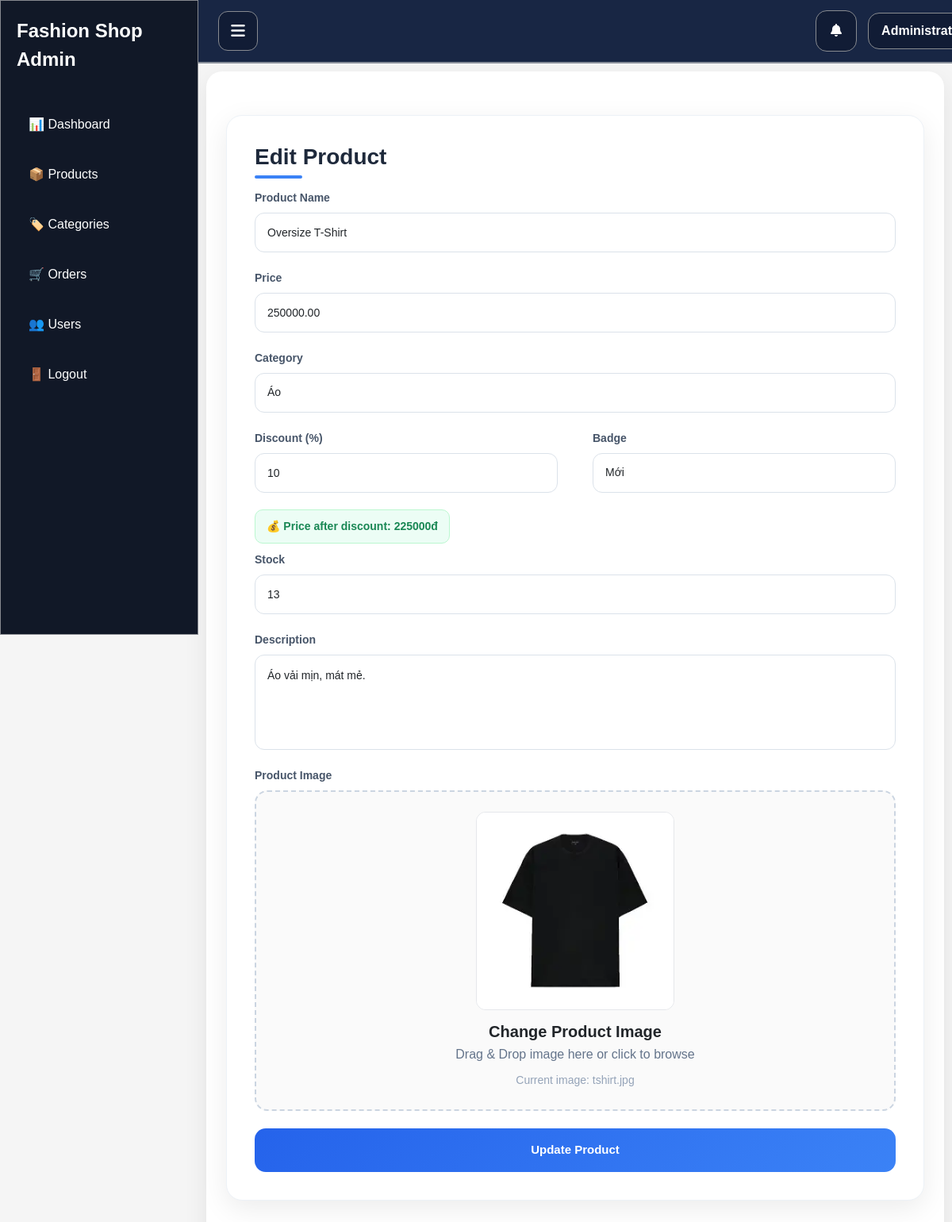
Page /admin/products/edit.php?id=1 (signed in) on the committed database.
### tables this page shows
CREATE TABLE `products` (
  `id` int(11) NOT NULL,
  `category_id` int(11) NOT NULL,
  `name` varchar(255) NOT NULL,
  `price` decimal(10,2) NOT NULL,
  `image` varchar(255) DEFAULT NULL,
  `description` text DEFAULT NULL,
  `stock` int(11) DEFAULT 0,
  `created_at` timestamp NOT NULL DEFAULT current_timestamp(),
  `sold` int(11) DEFAULT 0,
  `discount_percent` int(3) DEFAULT 0,
  `badge` varchar(20) DEFAULT NULL,
  `rating` decimal(2,1) DEFAULT 0.0,
  `review_count` int(11) DEFAULT 0
);

CREATE TABLE `categories` (
  `id` int(11) NOT NULL,
  `name` varchar(100) NOT NULL,
  `icon` varchar(20) DEFAULT NULL
);

### admin/products/edit.php (the view, shortened to what this page needs)
<?php
include("../../config/config.php");
$id = $_GET['id'];
$product_sql = "
    SELECT *
    FROM products
    WHERE id = '$id'
";
$product_result = mysqli_query($conn, $product_sql);
$product = mysqli_fetch_assoc($product_result);
$category_sql = "SELECT * FROM categories";
$categories = mysqli_query($conn, $category_sql);
?>
<!DOCTYPE html>
<html>
<head>
    <link
        href="https://cdn.jsdelivr.net/npm/bootstrap@5.3.3/dist/css/bootstrap.min.css"
        rel="stylesheet">
    <link rel="stylesheet" href="../assets/css/admin.css">
</head>
<body>
<div class="admin-layout">
    <?php include("../includes/sidebar.php"); ?>
    <div class="main-content">
        <?php include("../includes/header.php"); ?>
        <div class="table-card">
            <div class="table-border">
                <h2 class="mb-4">
                    Edit Product
                </h2>
                <form method="POST" enctype="multipart/form-data">
                    <div class="mb-3">
                        <label>Product Name</label>
                        <input
                            type="text"
                            name="name"
                            value="<?= $product['name'] ?>"
                            class="form-control">
                    </div>
                    <div class="mb-3">
                        <label>Price</label>
                        <input
                            type="number"
                            name="price"
                            value="<?= $product['price'] ?>"
                            class="form-control">
                    </div>
                    <div class="mb-3">
                        <label>Category</label>
                        <select
                            name="category_id"
                            class="form-control">
                            <?php while($cat = mysqli_fetch_assoc($categories)) { ?>
                                <option
                                    value="<?= $cat['id'] ?>"
                                    <?= $cat['id'] == $product['category_id']
                                        ? 'selected'
                                        : '' ?>>
                                    <?= $cat['name'] ?>
                                </option>
                            <?php } ?>
                        </select>
                    </div>
                    <div class="row">
                        <div class="col-md-6 mb-3">
                            <label>Discount (%)</label>
                            <input
                                type="number"
                                name="discount_percent"
                                class="form-control"
                                min="0"
                                max="100"
                                value="<?= $product['discount_percent'] ?>">
                        </div>
                        <div class="col-md-6 mb-3">
                            <label>Badge</label>
                            <select
                                name="badge"
                                class="form-control">
                                <option value=""
                                    <?= $product['badge'] == ''
                                        ? 'selected'
                                        : '' ?>>
                                <option value="new"
                                    <?= $product['badge'] == 'new'
                                        ? 'selected'
                                        : '' ?>>
                                    Mới
                                </option>
                            </select>
                        </div>
                    </div>
                    <div class="mt-2">
                        <small id="discountPreview" class="text-success">
                            💰 Price after discount: <?= $product['price'] - ($product['price'] * $product['discount_percent'] / 100) ?>đ
                        </small>
                    </div>
                    <div class="mb-3">
                        <label>Stock</label>
                        <input
                            type="number"
                            name="stock"
                            value="<?= $product['stock'] ?>"
                            class="form-control">
                    </div>
                    <div class="mb-3">
                        <label>Description</label>
                        <textarea
                            name="description"
                            class="form-control"><?=
                        htmlspecialchars(trim($product['description']))
                        ?></textarea>
                    </div>
                    <div class="mb-3">
                        <label class="form-label">
                            Product Image
                        </label>
                        <div class="upload-area" id="uploadArea">
                            <img
                                src="../../assets/uploads/products/<?= $product['image'] ?>"
                                id="imagePreview"
                                class="preview-image">
                            <div class="upload-content">
                                <h5>
                                    Change Product Image
                                </h5>
                                <p>
                                    Drag & Drop image here or click to browse
                                </p>
                                <small id="fileInfo">
                                    Current image:
                                    <?= htmlspecialchars($product['image']) ?>
                                </small>
                            </div>
                        </div>
                    </div>
                    <button
                        type="submit"
                        name="update_product"
                        class="btn-product-save">
                        Update Product
                    </button>
                </form>
            </div>
        </div>
    </div>
    </div>
</body>
</html>

### admin/assets/css/admin.css (style rules this page uses)
* { margin: 0; padding: 0; box-sizing: border-box; }
body { font-family: Arial, sans-serif; background: #f5f5f5; margin: 0; }
.admin-layout { display: flex; }
.main-content { margin-left: 260px; width: calc(100% - 260px); padding: 0; }
.table-border { max-width: 900px; margin: 30px auto; background: #fff; border-radius: 20px; padding: 35px; box-shadow: 0 10px 35px rgba(0,0,0,.08); border: 1px solid #edf2f7; }
.table-border h2 { font-size: 28px; font-weight: 700; color: #1e293b; margin-bottom: 30px; position: relative; }
.table-border h2::after { content:''; width:60px; height:4px; background:#3b82f6; border-radius:10px; position:absolute; left:0; bottom:-10px; }
.table-border label { font-size:14px; font-weight:600; color:#475569; margin-bottom:8px; display:block; }
.form-control { height:50px; border:1px solid #dbe2ea; border-radius:12px; padding:0 15px; font-size:14px; transition:.25s; box-shadow:none !important; }
textarea.form-control { height:120px; padding:15px; resize:none; }
.row { display:flex; gap:20px; }
.col-md-6 { flex:1; }
.upload-area { border: 2px dashed #cbd5e1; border-radius: 16px; padding: 25px; text-align: center; cursor: pointer; transition: .3s; background: #fafafa; }
.preview-image { width: 250px; height: 250px; object-fit: cover; border-radius: 12px; margin-bottom: 15px; border: 1px solid #e5e7eb; }
.upload-content h5 { font-weight: 700; margin-bottom: 5px; }
.upload-content p { color: #64748b; margin-bottom: 8px; }
.upload-content small { color: #94a3b8; }
.text-success { display:inline-flex; align-items:center; gap:8px; margin-top:-10px; margin-bottom:10px; padding:10px 14px; background:#ecfdf5; border:1px solid #bbf7d0; border-radius:10px; color:#15803d; font-size:14px; font-weight:600; }
.mb-3 { margin-bottom:22px !important; }
.btn-product-save { width:100%; height:55px; border:none; border-radius:14px; background:linear-gradient( 135deg, #2563eb, #3b82f6 ); color:#fff; font-size:15px; font-weight:700; transition:.3s; }
.table-card { background:#fff; border-radius:20px; padding:25px; box-shadow:0 10px 30px rgba(0,0,0,.08); margin: 90px 10px 10px 0px; }

### rows in the picture
products: name "Oversize T-Shirt", price "250000.00", category_id "Áo", discount_percent "10", badge "Mới", $product['price'] - ($product['price'] * $product['discount_percent'] / 100) "225000", stock "13", description "Áo vải mịn, mát mẻ.", image (picture), image "tshirt.jpg"
